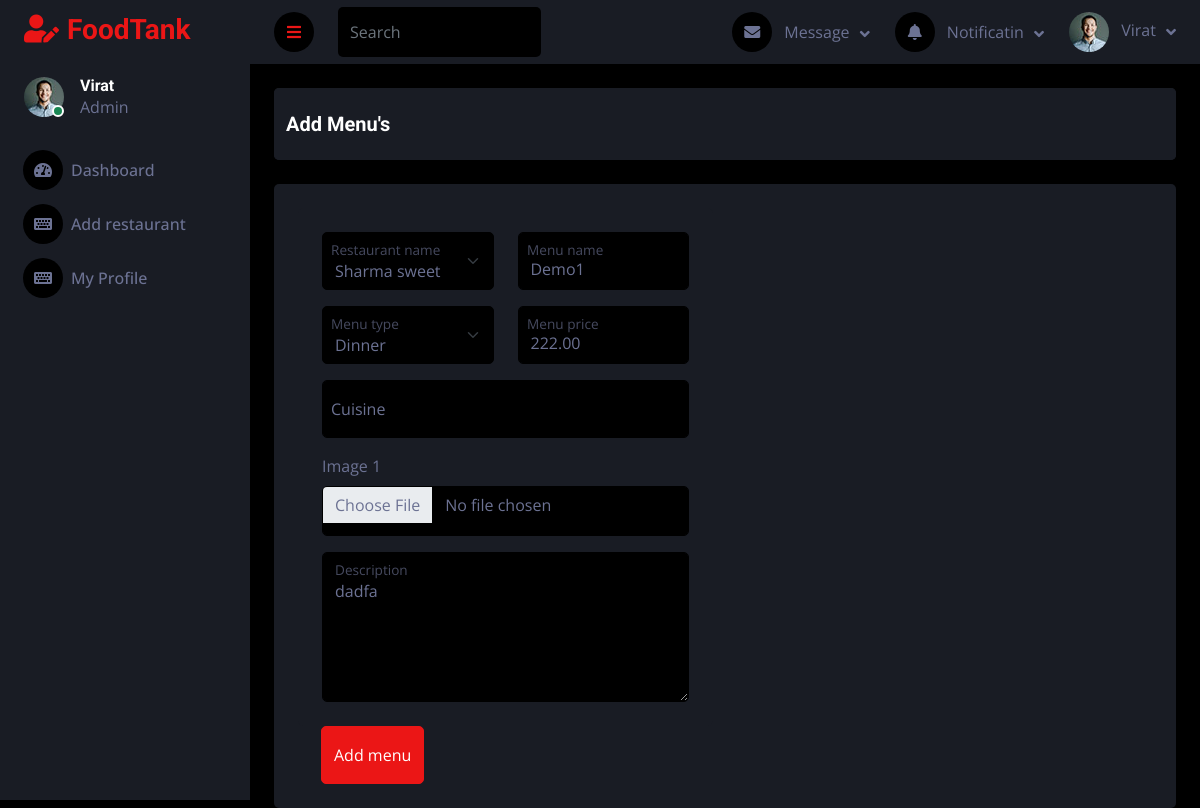
/menu/editMenu/21 (signed in), run on an earlier commit of the app's database.
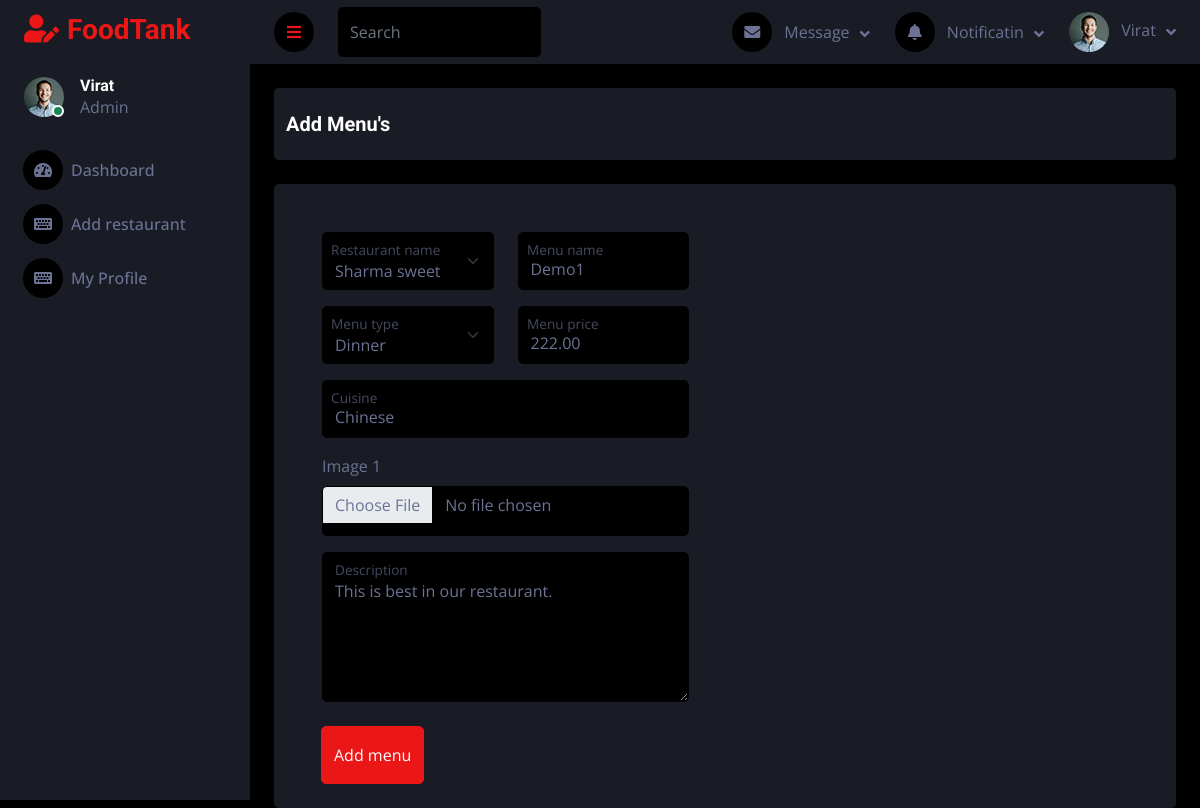
And on a later commit of the database.
### menu/models.py (models this page shows, shortened)
class Menu(models.Model):
    restaurant = models.ForeignKey(Restaurant, on_delete=models.CASCADE)  # ForeignKey to Restaurant
    name = models.CharField(max_length=255)
    description = models.TextField()
    type = models.CharField(max_length=255)
    price = models.DecimalField(max_digits=10, decimal_places=2)
    available = models.BooleanField(blank=True, default=True)
    cuisine = models.CharField(max_length=255, blank=True)
    img1 = models.ImageField(upload_to='menu_images/', null=True, blank=True)

### restaurant/models.py (models this page shows, shortened)
class Restaurant(models.Model):
    user = models.ForeignKey(User, on_delete=models.CASCADE,
                    limit_choices_to={'user_type': 'Foodprovider'})  # ForeignKey to User
    name = models.CharField(max_length=255)
    city = models.CharField(max_length=255)
    address = models.TextField()
    mobile = models.CharField(max_length=15)
    desc = models.TextField(blank=True, null=True)
    is_verified = models.BooleanField(default=False)
    veg_or_nonveg = models.CharField(max_length=255, choices=VEG_OR_NONVEG_CHOICES)
    no_of_chefs = models.PositiveIntegerField()
    start_date = models.DateField(blank=True, null=True)
    img1 = models.ImageField(upload_to='restaurant_images/', null=True, blank=True)
    img2 = models.ImageField(upload_to='restaurant_images/', null=True, blank=True)
    img3 = models.ImageField(upload_to='restaurant_images/', null=True, blank=True)
    img4 = models.ImageField(upload_to='restaurant_images/', null=True, blank=True)

### menu/views.py (the view, shortened to what this page needs)
# urls.py: path("editMenu/<int:id>", views.editMenu, name="editMenu"),
def editMenu(request, id):
    if not request.user.is_authenticated or not request.user.user_type == "Foodprovider":
        return redirect("/login/")
    menuItem = Menu.objects.get(id=id)
    context = {
        'menuItems' : menuItem
    }
    return render(request, 'restaurant_admin/editMenu.html', context)

### templates/restaurant_admin/editMenu.html (shortened to what the changed rows need)
{% extends '../base2.html' %}
{% block content %}
<div class="container-fluid position-relative d-flex p-0">
    <div class="content">
        <div class="container-fluid pt-4 px-4">
            <div class="row bg-secondary rounded align-items-center justify-content-center mx-0">
                <div class="container-fluid pt-4 px-4">
                    <form method="POST" enctype="multipart/form-data">
                        <div class="row g-4">
                            <div class="col-sm-12 col-xl-6">
                                <div class="bg-secondary rounded h-100 p-4">
                                    <div class="row">
                                        <div class="form-floating mb-3 col-xl-6">
                                            <select class="form-select" id="rname" name="rname"
                                                aria-label="Floating label select example" required>
                                                <option value="{{menuItems.restaurant.name}}">
                                                    {{menuItems.restaurant.name}}</option>
                                            </select>
                                            <label for="rname" class="mx-2">Restaurant name</label>
                                        </div>
                                        <div class="form-floating mb-3 col-xl-6">
                                            <input type="text" class="form-control" name="mname" id="mname"
                                                value="{{menuItems.name}}" placeholder="Restaurant name" required>
                                            <label for="mname" class="mx-2">Menu name</label>
                                        </div>
                                    </div>
                                    <div class="row">
                                        <div class="form-floating mb-3 col-xl-6">
                                            <select class="form-select" id="mtype" name="mtype"
                                                aria-label="Floating label select example" required>
                                                <option value="{{menuItems.type}}">{{menuItems.type}}</option>
                                            </select>
                                            <label for="mtype" class="mx-2">Menu type</label>
                                        </div>
                                        <div class="form-floating mb-3 col-xl-6">
                                            <input type="number" class="form-control" name="mprice" id="mprice"
                                                value="{{menuItems.price}}" placeholder="Restaurant name" required>
                                            <label for="mprice" class="mx-2">Menu price</label>
                                        </div>
                                    </div>
                                    <div class="row">
                                        <div class="form-floating mb-3 col-xl-12">
                                            <input type="text" class="form-control" name="mcuisine" id="mcuisine"
                                                value="{{menuItems.cuisine}}" placeholder="Cuisine" required>
                                            <label for="mcuisine" class="mx-2">Cuisine</label>
                                        </div>
                                    </div>
                                    <div class="form-floating">
                                        <textarea class="form-control" placeholder="Leave a comment here" name="mdesc"
                                            id="desc" style="height: 150px;"
                                            required>{{menuItems.description}}</textarea>
                                        <label for="desc">Description</label>
                                    </div>
                                </div>
                            </div>
                        </div>
                    </form>
                </div>
            </div>
        </div>
    </div>
</div>
{% endblock content %}

What changed in the data, as far as the page shows it:
changed Menu "Demo1": mcuisine (not shown) → "Chinese"; mdesc "dadfa" → "This is best in our restaurant."
